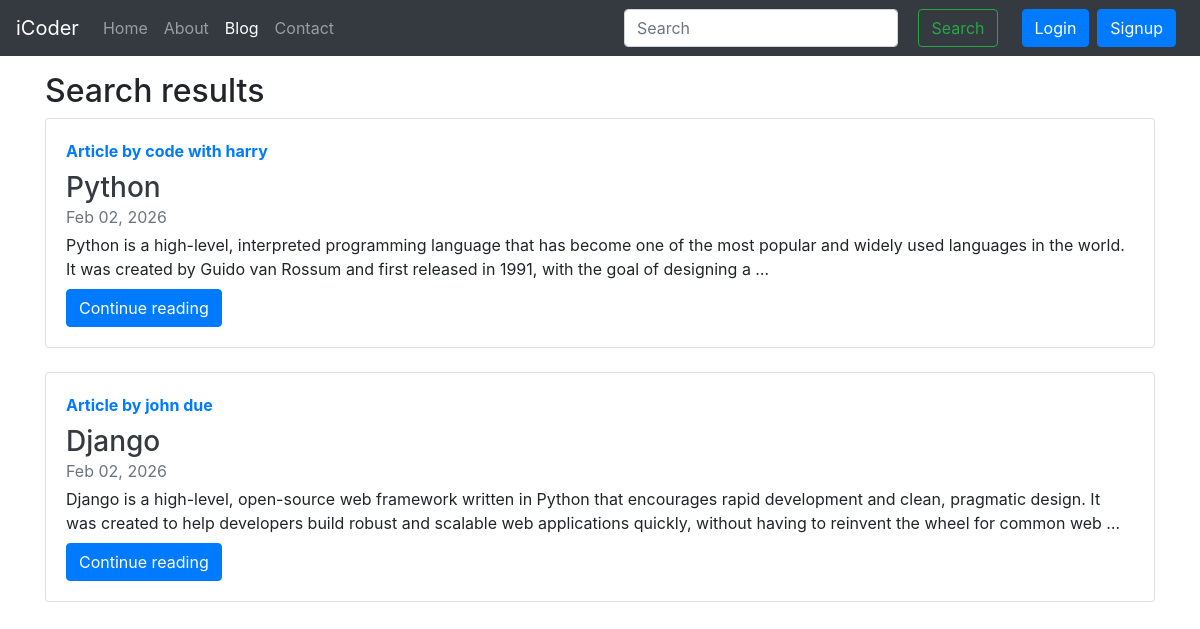
The app's page /search/ with its own data.
### blog/models.py (models this page shows, shortened)
class Post(models.Model):
    sno = models.AutoField(primary_key=True)
    title = models.CharField(max_length=266)
    content = models.TextField()
    author = models.CharField(max_length=15)
    slug = models.CharField(max_length=130)
    timestamp = models.DateTimeField(blank=True)

### home/views.py (the view)
# urls.py: path('search/',views.search,name="search"),
def search(request):
    query = request.GET.get('query',' ')
    if len(query)>78:
        allPosts = Post.objects.none()
    else:
        allPostsTitle = Post.objects.filter(title__icontains=query)
        allPostsContent = Post.objects.filter(content__icontains=query)
        allPosts = allPostsTitle.union(allPostsContent)
    if allPosts.count() == 0:
        messages.error(request,"No search result found . Please refine your query")
    params ={'allPosts' : allPosts,'query' : query}
    return render(request,'home/search.html',params)

### templates/home/search.html (shortened to what this page needs)
{% extends 'base.html' %}
{% block blogactive %}active{% endblock blogactive %}
{% block body %}
<div class="container my-3">
    <h2>Search results</h2>
    {% if allPosts|length == 0 %}
        <p>No search results</p>
        <p>
            Your search <b>{{ query }}</b> did not match any documents.
        </p>
        <ul>
            <li>Make sure that all words are spelled correctly</li>
            <li>Try different keywords</li>
            <li>Try more general keywords</li>
        </ul>
    {% else %}
    <div class="row">
        {% for post in allPosts %}
        <div class="col-12 mb-4">
            <div class="card h-100">
                <div class="card-body">
                    <strong class="d-inline-block mb-2 text-primary">
                        Article by {{ post.author }}
                    </strong>
                    <h3 class="card-title mb-0">
                        <a href="{% url 'blogPost' post.slug %}" class="text-dark">
                            {{ post.title }}
                        </a>
                    </h3>
                    <div class="mb-1 text-muted">
                        {{ post.timestamp|date:"M d, Y" }}
                    </div>
                    <p class="card-text mb-auto">
                        {{ post.content|truncatewords:40 }}
                    </p>
                    <a href="{% url 'blogPost' post.slug %}" class="btn btn-primary mt-2">
                        Continue reading
                    </a>
                </div>
            </div>
        </div>
        {% endfor %}
    </div>
    {% endif %}
</div>
{% endblock body %}

### records on screen
Post: author "code with harry", title "Python", timestamp "Feb 02, 2026", content "Python is a high-level, interpreted programming language that has become one of the most popular and widely used languages in the world. It was created by Guido van Rossum and first released in 1991, with the goal of designing a …"
Post: author "john due", title "Django", timestamp "Feb 02, 2026", content "Django is a high-level, open-source web framework written in Python that encourages rapid development and clean, pragmatic design. It was created to help developers build robust and scalable web applications quickly, without having to reinvent the wheel for common web …"
